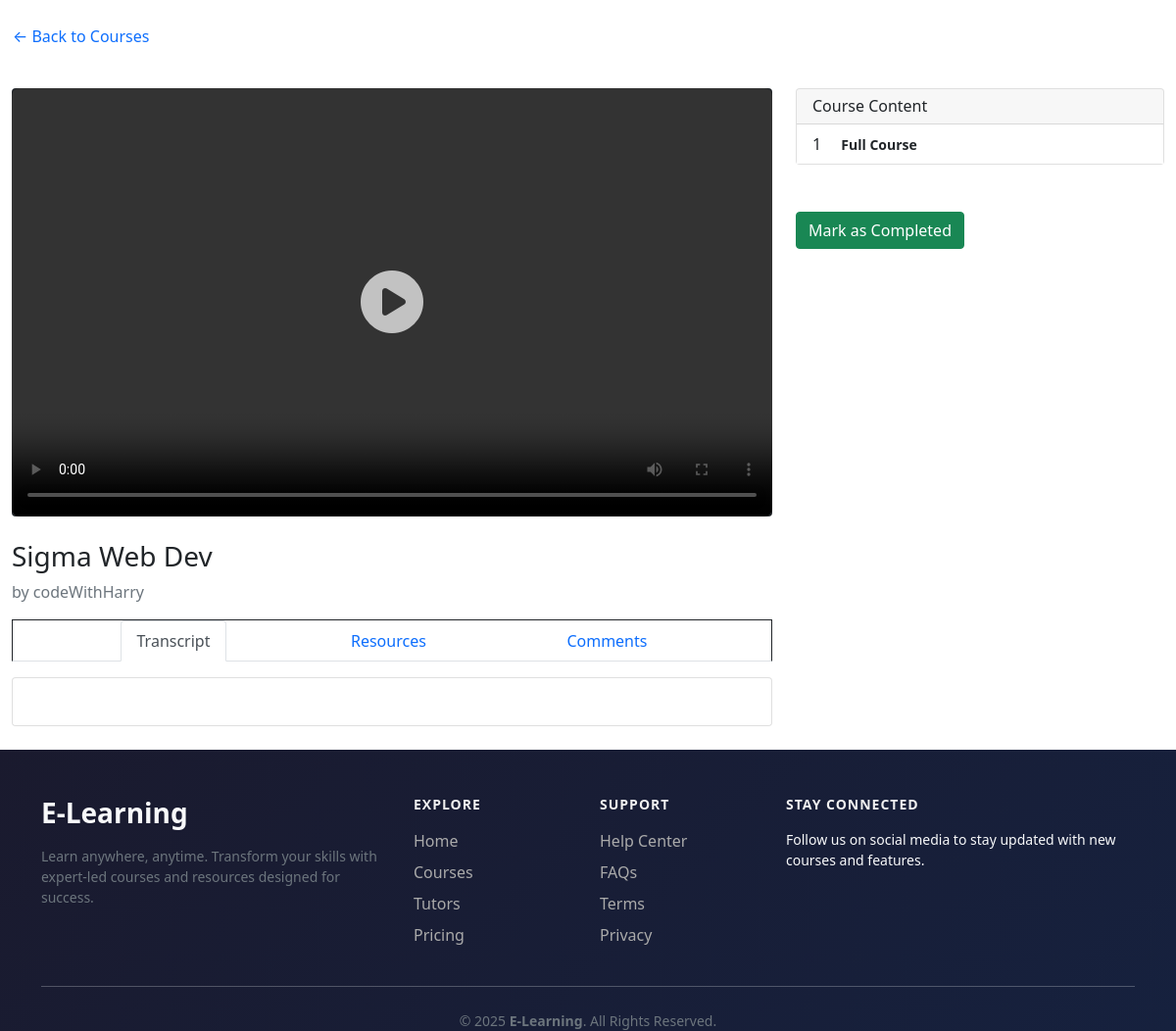
Page /student/coursePlayer.php?courseID=33 on the committed database.
### tables this page shows
CREATE TABLE `tblcourses` (
  `id` int(11) NOT NULL,
  `title` varchar(50) NOT NULL,
  `description` varchar(100) NOT NULL,
  `instructor` varchar(20) NOT NULL,
  `category` varchar(20) NOT NULL,
  `price` decimal(20,2) NOT NULL,
  `thumbnail` varchar(50) NOT NULL,
  `rating` decimal(5,1) NOT NULL DEFAULT 3.0,
  `duration` varchar(20) NOT NULL,
  `created_at` varchar(20) NOT NULL,
  `video` varchar(255) DEFAULT NULL
);

CREATE TABLE `tbllessons` (
  `lesson_id` int(11) NOT NULL,
  `course_id` int(11) NOT NULL,
  `lesson_number` int(11) NOT NULL,
  `lesson_title` varchar(255) NOT NULL,
  `video_path` varchar(255) DEFAULT NULL,
  `transcript` text DEFAULT NULL
);

### student/coursePlayer.php (the view, shortened to what this page needs)
<!DOCTYPE html>
<html lang="en">
<head>
    <?php require_once '../styles.php' ?>
</head>
<body>
    <?php
    require_once '../connection.php';
    $course_id = $_GET['courseID'];
    $query1 = "SELECT * FROM tblcourses WHERE id=$course_id";
    $query2 = "SELECT * from tbllessons WHERE course_id=$course_id";
    $result1 = mysqli_query($conn, $query1);
    $result2 = mysqli_query($conn, $query2);
    $course = mysqli_fetch_array($result1);
    $course_title = $course["title"];
    $course_instructor = $course["instructor"];
    ?>
    <div class="container-fluid py-4">
        <div class="mb-4">
            <form action="student_my_courses.php">
                <button class="btn btn-link text-decoration-none p-0 mb-3">
                    ← Back to Courses
                </button>
            </form>
        </div>
        <div class="row">
            <div class="col-lg-8">
                <div class="bg-dark rounded mb-4 d-flex align-items-center justify-content-center"
                    style="aspect-ratio: 16/9; position: relative;">
                    <video id="courseVideo" width="100%" height="100%" style="border-radius: 8px; display:block"
                        controls controlsList="nodownload noplaybackrate" disablePictureInPicture>
                        <source src="<?php echo htmlspecialchars($firstLesson['video_path'] ?? ''); ?>"
                            type="video/mp4"> Your browser does not support the video tag.
                    </video>
                    <div id="playButton" class="play-overlay">
                        <i class="fa-solid fa-circle-play"></i>
                    </div>
                </div>
                <h1 class="h3 mb-2"><?php echo $course_title ?></h1>
                <p class="text-muted">by <?php echo $course_instructor ?></p>
                <ul class="nav nav-tabs" role="tablist">
                    <li class="nav-item">
                        <button class="nav-link active" data-bs-toggle="tab" data-bs-target="#transcript" type="button">
                            Transcript
                        </button>
                    </li>
                    <li class="nav-item">
                        <button class="nav-link" data-bs-toggle="tab" data-bs-target="#resources" type="button">
                            Resources
                        </button>
                    </li>
                    <li class="nav-item">
                        <button class="nav-link" data-bs-toggle="tab" data-bs-target="#comments" type="button">
                            Comments
                        </button>
                    </li>
                </ul>
                <div class="tab-content mt-3">
                    <div class="tab-pane fade show active" id="transcript">
                        <div class="card">
                            <div class="card-body">
                            </div>
                        </div>
                    </div>
                </div>
            </div>
            <div class="col-lg-4">
                <div class="card">
                    <div class="card-header">
                        <h6 class="card-title mb-0">Course Content</h6>
                    </div>
                    <div class="card-body p-0">
                        <div class="list-group list-group-flush">
                            <?php
                            $i = 1;
                            while ($lesson = mysqli_fetch_array($result2)) {
                                echo "
                                <div class='list-group-item d-flex justify-content-between align-items-center lesson-item' data-video='" . htmlspecialchars($lesson['video_path'], ENT_QUOTES) . "'data-transcript='" . htmlspecialchars($lesson['transcript'], ENT_QUOTES) . "'>
                                    <div>
                                        <span class='me-2'>$i</span>
                                        <span class='small ms-2 fw-bold'>" . $lesson['lesson_title'] . "</span>
                                    </div>
                                </div>";
                                $i++;
                            }
                            ?>
                        </div>
                    </div>
                </div>
                <div class="mt-5">
                    <form method="post" action="">
                        <button type="submit" name="markCompleted" class="btn btn-success">
                            Mark as Completed
                        </button>
                    </form>
                </div>
            </div>
        </div>
    </div>
    <?php require_once './footer.php' ?>
</body>
</html>

### styles/style.css (style rules this page uses)
:root { --bs-primary: #030213; --bs-primary-rgb: 3, 2, 19; --bs-secondary: #6c757d; --bs-success: #28a745; --bs-warning: #ffc107; --bs-danger: #dc3545; --bs-light: #f8f9fa; --bs-dark: #343a40; --transition: all 0.3s ease-in-out; }
html { scroll-behavior: smooth; }
body { width: 100vw; overflow-x: hidden; opacity: 0; transition: opacity 0.5s ease-in-out; font-family: "Inter", sans-serif; background-color: #fff; color: var(--bs-dark); }
body.fade-in { opacity: 1; }
.btn { font-weight: 500; border-radius: 0.375rem; transition: var(--transition); }
.card { border: 1px solid rgba(0, 0, 0, 0.1); border-radius: 0.625rem; transition: var(--transition); }
.card-header { background-color: rgba(0, 0, 0, 0.03); border-bottom: 1px solid rgba(0, 0, 0, 0.1); }
.nav-tabs { border: 1px solid; display: flex; justify-content: space-evenly; }
.nav-tabs .nav-link.active { color: var(--bs-primary); border-color: #dee2e6 #dee2e6 #fff; }
.btn { transition: all 0.3s ease-in-out; }
.card { border: none; border-radius: 12px; transition: transform 0.3s ease, box-shadow 0.3s ease; }

### student/coursePlayer.php (style rules this page uses)
.play-overlay { position: absolute; top: 50%; left: 50%; transform: translate(-50%, -50%); font-size: 64px; color: white; border-radius: 50%; opacity: 0.7; cursor: pointer; transition: opacity 0.3s; background-color: transparent; }
.lesson-item { cursor: pointer; transition: background 0.3s ease, color 0.3s ease; }

### rows in the picture
tblcourses: title "Sigma Web Dev", instructor "codeWithHarry"
tbllessons: lesson_title "Full Course"
